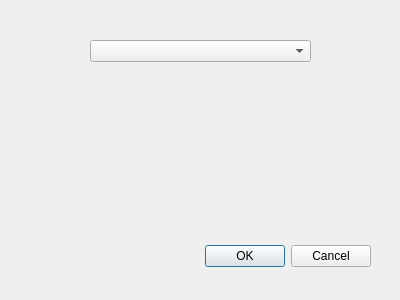
<?xml version="1.0" encoding="UTF-8"?>
<ui version="4.0">
 <class>DialogNewImage</class>
 <widget class="QDialog" name="DialogNewImage">
  <property name="geometry">
   <rect>
    <x>0</x>
    <y>0</y>
    <width>400</width>
    <height>300</height>
   </rect>
  </property>
  <property name="windowTitle">
   <string>Dialog</string>
  </property>
  <widget class="QDialogButtonBox" name="btnResult">
   <property name="geometry">
    <rect>
     <x>30</x>
     <y>240</y>
     <width>341</width>
     <height>32</height>
    </rect>
   </property>
   <property name="orientation">
    <enum>Qt::Horizontal</enum>
   </property>
   <property name="standardButtons">
    <set>QDialogButtonBox::Cancel|QDialogButtonBox::Ok</set>
   </property>
  </widget>
  <widget class="QComboBox" name="comboBox">
   <property name="geometry">
    <rect>
     <x>90</x>
     <y>40</y>
     <width>221</width>
     <height>22</height>
    </rect>
   </property>
  </widget>
 </widget>
 <resources/>
 <connections>
  <connection>
   <sender>btnResult</sender>
   <signal>accepted()</signal>
   <receiver>DialogNewImage</receiver>
   <slot>accept()</slot>
   <hints>
    <hint type="sourcelabel">
     <x>248</x>
     <y>254</y>
    </hint>
    <hint type="destinationlabel">
     <x>157</x>
     <y>274</y>
    </hint>
   </hints>
  </connection>
  <connection>
   <sender>btnResult</sender>
   <signal>rejected()</signal>
   <receiver>DialogNewImage</receiver>
   <slot>reject()</slot>
   <hints>
    <hint type="sourcelabel">
     <x>316</x>
     <y>260</y>
    </hint>
    <hint type="destinationlabel">
     <x>286</x>
     <y>274</y>
    </hint>
   </hints>
  </connection>
 </connections>
</ui>
